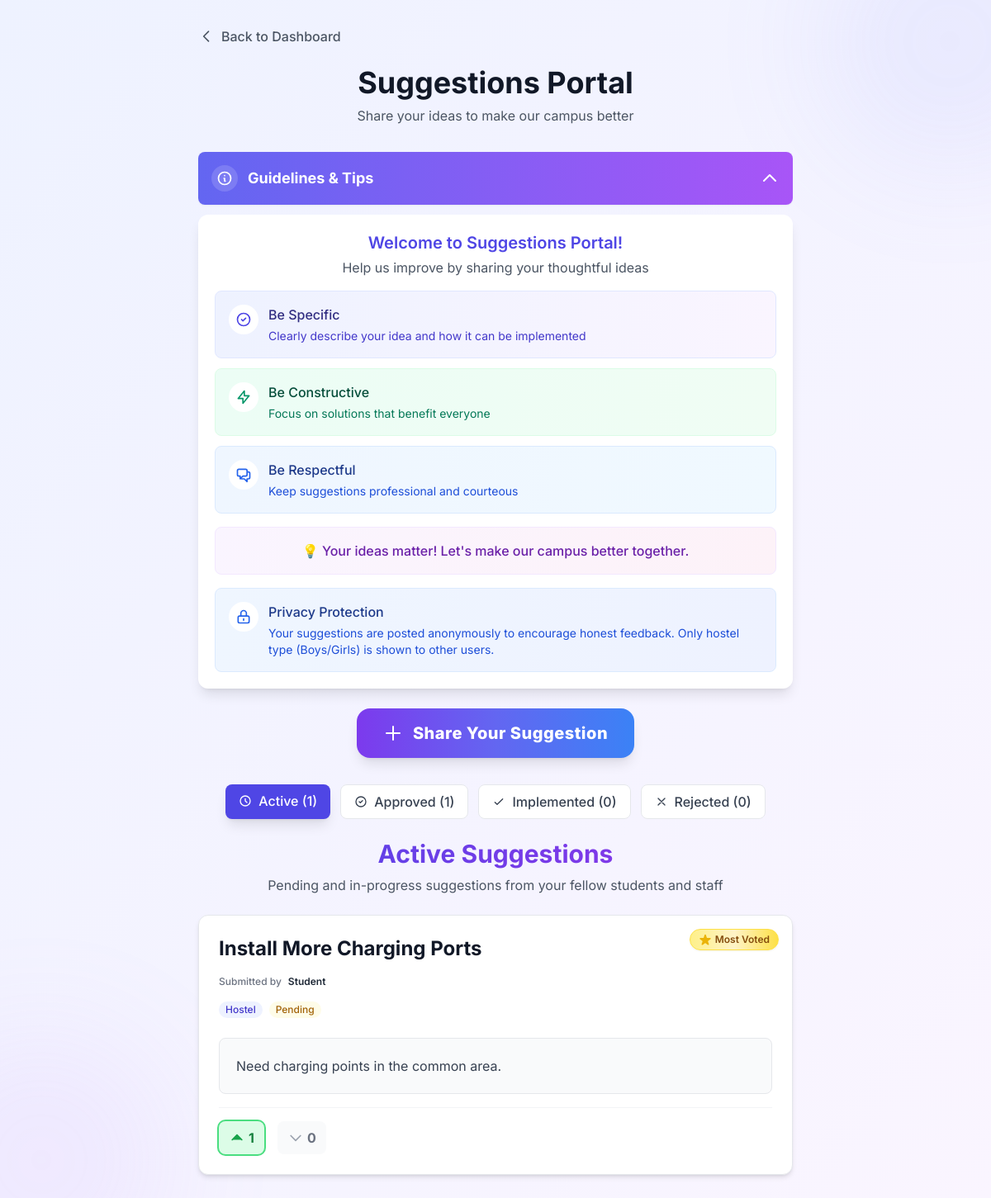
The page /user/suggestions.php (signed in) on the database its author committed.
### tables this page shows
CREATE TABLE `suggestions` (
  `id` int unsigned NOT NULL AUTO_INCREMENT,
  `user_id` int unsigned NOT NULL,
  `title` varchar(100) NOT NULL,
  `suggestion` text NOT NULL,
  `category` enum('academics','infrastructure','hostel','mess','sports','other') NOT NULL DEFAULT 'other',
  `status` enum('pending','approved','rejected','implemented') NOT NULL DEFAULT 'pending',
  `admin_remark` text,
  `upvotes` int unsigned NOT NULL DEFAULT '0',
  `downvotes` int unsigned NOT NULL DEFAULT '0',
  `created_at` datetime NOT NULL DEFAULT CURRENT_TIMESTAMP,
  `updated_at` datetime NOT NULL DEFAULT CURRENT_TIMESTAMP ON UPDATE CURRENT_TIMESTAMP,
  PRIMARY KEY (`id`),
  KEY `idx_user_id` (`user_id`),
  KEY `idx_category` (`category`),
  KEY `idx_status` (`status`),
  KEY `idx_admin_remark` (`admin_remark`(255)),
  KEY `idx_created_at` (`created_at`),
  CONSTRAINT `fk_suggestions_users` FOREIGN KEY (`user_id`) REFERENCES `users` (`id`) ON DELETE CASCADE
);

### user/suggestions.php (the view, shortened to what the rows shown need)
<?php
require_once '../includes/config.php';
$user_id = $_SESSION['user_id'];
$filter = isset($_GET['filter']) ? $_GET['filter'] : 'active';
$suggestions_query = "
    SELECT s.*,
           CASE
               WHEN s.user_id = ? THEN u.full_name
               ELSE CONCAT(UCASE(LEFT(u.role, 1)), SUBSTRING(u.role, 2))
           END as display_name,
           u.hostel_type,
           u.role,
           (SELECT COUNT(*) FROM suggestion_votes WHERE suggestion_id = s.id AND vote_type = 'upvote') as upvotes,
           (SELECT COUNT(*) FROM suggestion_votes WHERE suggestion_id = s.id AND vote_type = 'downvote') as downvotes,
           (SELECT vote_type FROM suggestion_votes WHERE suggestion_id = s.id AND user_id = ? LIMIT 1) as user_vote,
           s.admin_remark
    FROM suggestions s
    JOIN users u ON s.user_id = u.id
    WHERE 1=1
";
switch ($filter) {
    default:
        $suggestions_query .= " AND (s.status = 'pending' OR s.status IS NULL)";
        break;
}
$suggestions_query .= " ORDER BY upvotes DESC, s.created_at DESC";
$stmt = $mysqli->prepare($suggestions_query);
$stmt->bind_param('ii', $user_id, $user_id);
$stmt->execute();
$result = $stmt->get_result();
$suggestions = $result->fetch_all(MYSQLI_ASSOC);
?>
<!DOCTYPE html>
<html lang="en">
<head>
    <link rel="stylesheet" href="https://unpkg.com/modern-css-reset/dist/reset.min.css">
    <script src="https://cdn.tailwindcss.com"></script>
</head>
<body class="min-h-screen w-full bg-gradient-to-br from-indigo-50 to-purple-50">
    <main class="max-w-3xl w-full mx-auto px-2 sm:px-4 md:px-6 py-4 md:py-8">
        <div class="text-center mb-8">
            <h1 class="text-2xl sm:text-3xl md:text-4xl font-bold text-gray-900 mb-2">Suggestions Portal</h1>
        </div>
        <div class="mb-6 text-center">
            <h2 class="text-xl sm:text-2xl md:text-3xl font-bold bg-clip-text text-transparent bg-gradient-to-r from-indigo-600 to-purple-600">
            </h2>
        </div>
        <div class="space-y-4">
            <?php if (empty($suggestions)): ?>
                <div class="text-center py-12 bg-white rounded-xl shadow-sm">
                    <svg class="w-16 h-16 text-gray-400 mx-auto mb-4" fill="none" stroke="currentColor" viewBox="0 0 24 24">
                        <path stroke-linecap="round" stroke-linejoin="round" stroke-width="2" d="M20 13V6a2 2 0 00-2-2H6a2 2 0 00-2 2v7m16 0v5a2 2 0 01-2 2H6a2 2 0 01-2-2v-5m16 0h-2.586a1 1 0 00-.707.293l-2.414 2.414a1 1 0 01-.707.293h-3.172a1 1 0 01-.707-.293l-2.414-2.414A1 1 0 006.586 13H4"/>
                    </svg>
                    <h3 class="text-lg font-medium text-gray-900">
                        <?php
                        switch($filter) {
                            case 'approved':
                                echo 'No approved suggestions yet';
                                break;
                            case 'implemented':
                                echo 'No implemented suggestions yet';
                                break;
                            case 'rejected':
                                echo 'No rejected suggestions';
                                break;
                            default:
                                echo 'No active suggestions yet';
                                break;
                        }
                        ?>
                    </h3>
                    <p class="text-gray-500 mt-1">
                        <?php
                        switch($filter) {
                            case 'approved':
                                echo 'Check back later for approved suggestions';
                                break;
                            case 'implemented':
                                echo 'Check back later for implemented suggestions';
                                break;
                            case 'rejected':
                                echo 'No suggestions have been rejected yet';
                                break;
                            default:
                                echo 'Be the first to share your suggestion!';
                                break;
                        }
                        ?>
                    </p>
                </div>
            <?php else: ?>
                <div class="flex flex-col gap-6">
                    <?php
                    $maxUpvotes = 0;
                    foreach ($suggestions as $s) {
                        if ($s['upvotes'] > $maxUpvotes) $maxUpvotes = $s['upvotes'];
                    }
                    $cardIndex = 0;
                    foreach ($suggestions as $suggestion): ?>
                        <div class="suggestion-card rounded-xl p-4 sm:p-6 bg-white border border-gray-200 shadow-md w-full transition-transform duration-200 hover:shadow-xl hover:scale-[1.01] relative opacity-0 translate-y-6">
                            <?php if ($suggestion['upvotes'] == $maxUpvotes && $maxUpvotes > 0): ?>
                                <div class="most-voted-badge z-10">
                                    <span class="inline-flex items-center gap-1 px-2.5 py-1 rounded-full bg-gradient-to-r from-yellow-200 via-amber-100 to-yellow-300 border border-yellow-300 shadow-sm text-xs font-semibold text-yellow-800" style="backdrop-filter: blur(2px);">
                                        Most Voted
                                    </span>
                                </div>
                                <?php endif; ?>
                            <div class="card-header relative pb-2 mb-2 flex flex-col gap-2">
                                <h3 class="text-xl sm:text-2xl font-bold text-gray-900 mb-2 break-words w-full pr-24 sm:pr-32">
                                    <?php echo htmlspecialchars($suggestion['title']); ?>
                                </h3>
                                <div class="flex flex-wrap items-center gap-2 mb-1 text-xs">
                                    <span class="text-gray-500 font-medium">Submitted by</span>
                                    <span class="font-semibold text-gray-800"><?php echo htmlspecialchars($suggestion['display_name']); ?></span>
                                    </div>
                                <div class="flex flex-wrap items-center gap-2 text-xs mt-1">
                                    <span class="px-2 py-0.5 bg-indigo-50 text-indigo-700 rounded-full font-medium">
                                        <?php echo ucfirst($suggestion['category'] ?? 'other'); ?>
                                        </span>
                                    <span class="px-2 py-0.5 rounded-full font-medium status-badge
                                            <?php
                                            switch($suggestion['status']) {
                                                case 'pending':
                                                    echo 'bg-yellow-50 text-yellow-700';
                                                    break;
                                            }
                                            ?>">
                                            <?php echo ucfirst(str_replace('_', ' ', $suggestion['status'])); ?>
                                        </span>
                                    </div>
                                </div>
                            <div class="mt-4">
                                <div class="bg-gray-50 border border-gray-200 rounded-lg p-4 sm:p-5">
                                    <p class="text-gray-700 leading-relaxed break-words">
                                    <?php echo nl2br(htmlspecialchars($suggestion['suggestion'])); ?>
                                </p>
                                </div>
                            </div>
                            <div class="flex flex-col sm:flex-row items-start sm:items-center justify-between pt-4 mt-4 border-t border-gray-100 gap-2">
                                <div class="flex items-center gap-4">
                                    <button onclick="vote(<?php echo $suggestion['id']; ?>, 'upvote')"
                                            class="vote-button flex items-center gap-1 px-3 py-2 rounded-lg font-semibold transition-all duration-200 focus:outline-none focus:ring-2 focus:ring-green-400
                                                <?php echo $suggestion['user_vote'] === 'upvote' ? 'bg-green-100 text-green-700 shadow active-upvote ring-2 ring-green-400' : 'bg-gray-50 text-gray-500 hover:bg-green-50 hover:text-green-600'; ?>"
                                            title="Upvote" aria-label="Upvote this suggestion">
                                        <svg class="w-5 h-5 <?php echo $suggestion['user_vote'] === 'upvote' ? 'text-green-600' : 'text-gray-400'; ?>" fill="<?php echo $suggestion['user_vote'] === 'upvote' ? 'currentColor' : 'none'; ?>" stroke="currentColor" viewBox="0 0 24 24">
                                            <path stroke-linecap="round" stroke-linejoin="round" stroke-width="2" d="M5 15l7-7 7 7"/>
                                        </svg>
                                        <span class="font-bold text-base" title="<?php echo $suggestion['upvotes']; ?> people found this helpful."><?php echo $suggestion['upvotes']; ?></span>
                                    </button>
                                    <button onclick="vote(<?php echo $suggestion['id']; ?>, 'downvote')"
                                            class="vote-button flex items-center gap-1 px-3 py-2 rounded-lg font-semibold transition-all duration-200 focus:outline-none focus:ring-2 focus:ring-red-400
                                                <?php echo $suggestion['user_vote'] === 'downvote' ? 'bg-red-100 text-red-700 shadow active-downvote ring-2 ring-red-400' : 'bg-gray-50 text-gray-500 hover:bg-red-50 hover:text-red-600'; ?>"
                                            title="Downvote" aria-label="Downvote this suggestion">
                                        <svg class="w-5 h-5 <?php echo $suggestion['user_vote'] === 'downvote' ? 'text-red-600' : 'text-gray-400'; ?>" fill="<?php echo $suggestion['user_vote'] === 'downvote' ? 'currentColor' : 'none'; ?>" stroke="currentColor" viewBox="0 0 24 24">
                                            <path stroke-linecap="round" stroke-linejoin="round" stroke-width="2" d="M19 9l-7 7-7-7"/>
                                        </svg>
                                        <span class="font-bold text-base" title="<?php echo $suggestion['downvotes']; ?> people found this unhelpful."><?php echo $suggestion['downvotes']; ?></span>
                                    </button>
                                </div>
                            </div>
                        </div>
                    <?php $cardIndex++; endforeach; ?>
                </div>
            <?php endif; ?>
        </div>
    </main>
</body>
</html>

### rows shown on the page
suggestions: title "Install More Charging Ports", display_name "Student", category "Hostel", status "Pending", suggestion "Need charging points in the common area.", upvotes "1", downvotes "0"

### other values the page prints
$counts['active_count'] "1"
$counts['approved_count'] "1"
$counts['implemented_count'] "0"
$counts['rejected_count'] "0"
